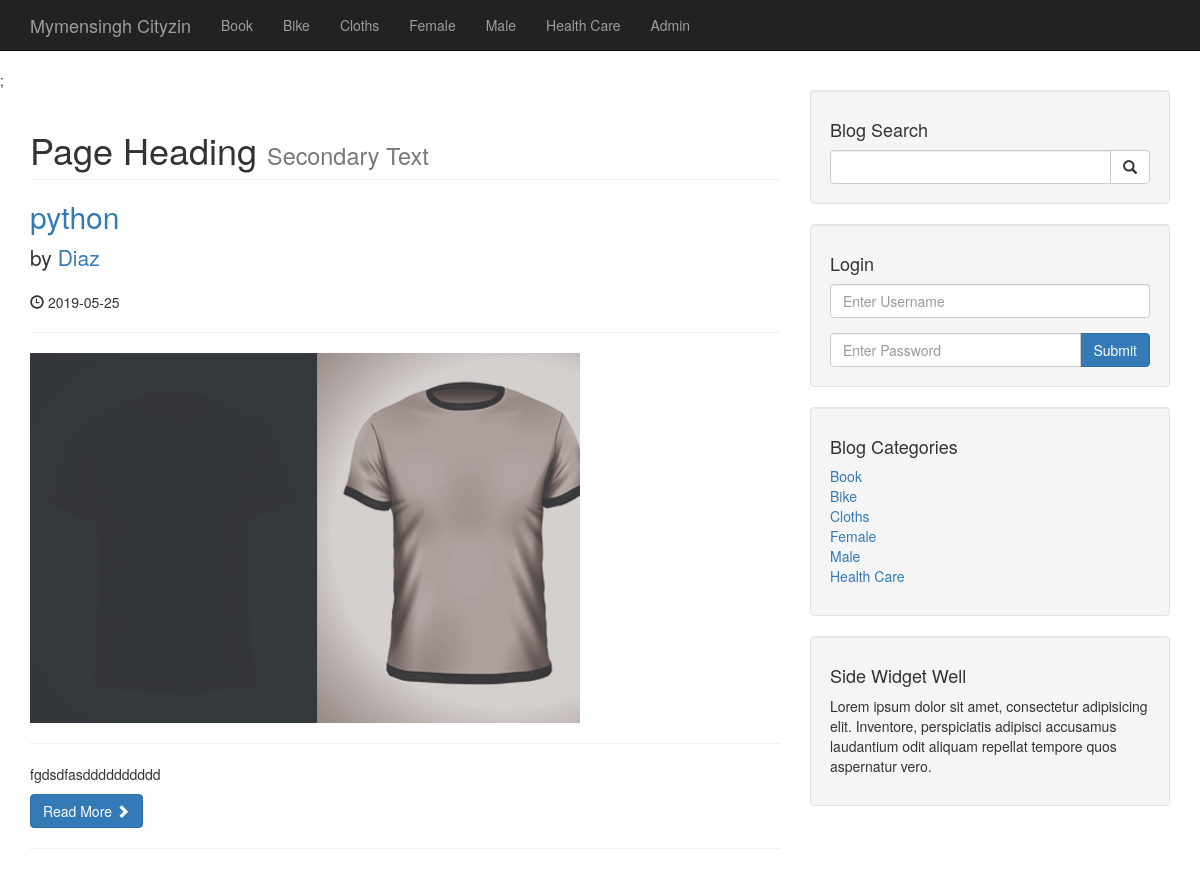
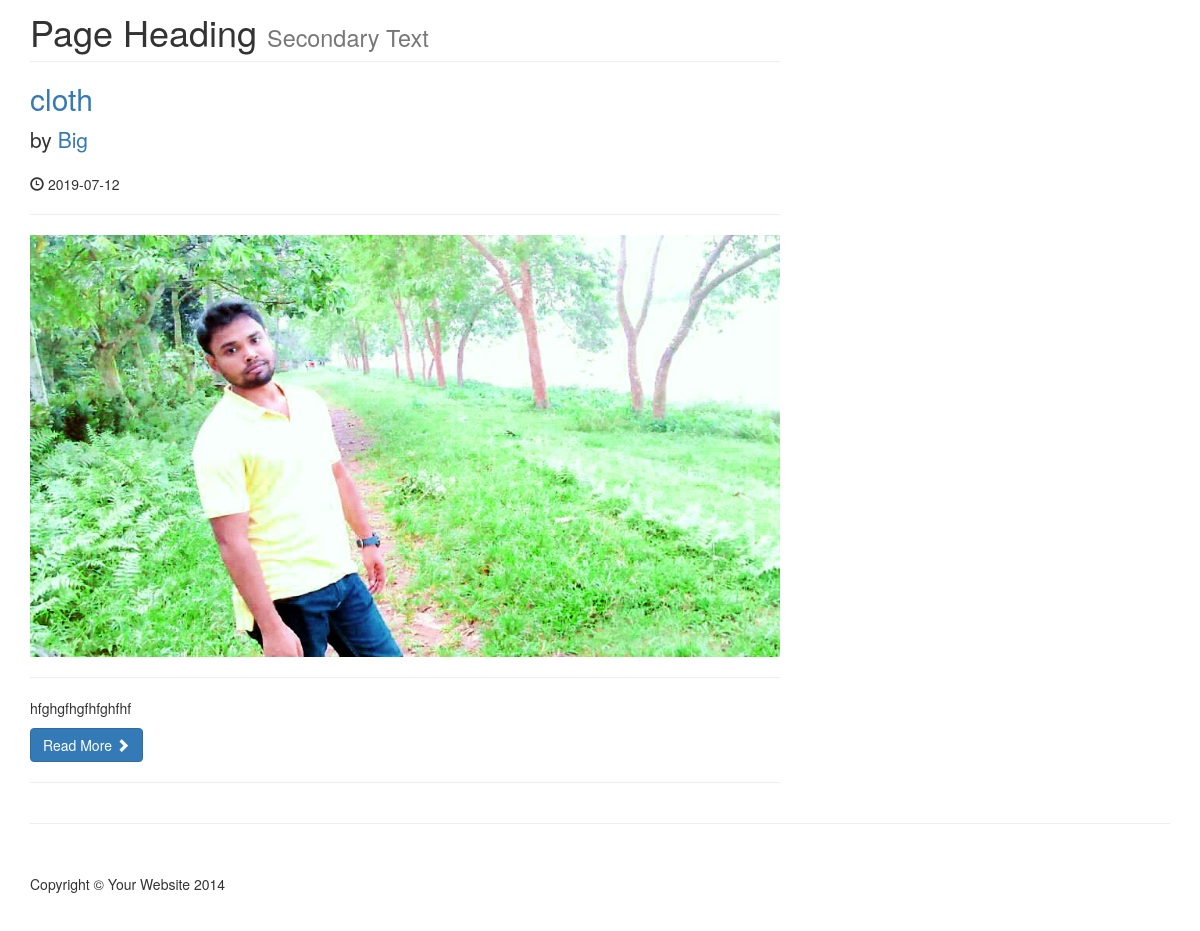
The app's page /category.php?category=25 with its own data (2 pictures, top to bottom).
### tables this page shows
CREATE TABLE `categories` (
  `cat_title` varchar(255) NOT NULL,
  `cat_id` int(3) NOT NULL
);

CREATE TABLE `posts` (
  `post_id` int(3) NOT NULL,
  `post_category_id` int(3) NOT NULL,
  `post_title` varchar(255) NOT NULL,
  `post_author` varchar(255) NOT NULL,
  `post_date` date NOT NULL,
  `post_image` text NOT NULL,
  `post_content` text NOT NULL,
  `post_tags` varchar(255) NOT NULL,
  `post_comment_count` varchar(255) NOT NULL,
  `post_status` varchar(255) NOT NULL DEFAULT 'draft'
);

### category.php (the view)
<?php include "includes/db.php";?>
<?php include "includes/header.php";?>
<?php include "includes/navigation.php"  ?>;
<div class="container">
<div class="row">
<div class="col-md-8">
<?php
if (isset($_GET['category'])) {
$post_category_id=$_GET['category'];
}
$query = " SELECT *FROM posts WHERE post_category_id= $post_category_id";
$select_all_posts_query  = mysqli_query($connection,$query);
while($row= mysqli_fetch_assoc($select_all_posts_query)){
$post_id= $row ['post_id'];
$post_title= $row ['post_title'];
$post_author= $row ['post_author'];
$post_date= $row ['post_date'];
$post_image= $row ['post_image'];
$post_content= substr($row ['post_content'],0,100);
?>
<h1 class="page-header">
Page Heading
<small>Secondary Text</small>
</h1>
<h2>
<a href="post.php?p_id=<?php echo $post_id; ?>"><?php echo $post_title ;?></a>
</h2>
<p class="lead">
by <a href="index.php"><?php echo $post_author;  ?></a>
</p>
<p><span class="glyphicon glyphicon-time"></span> <?php echo  $post_date ;?></p>
<hr>
<img class="img-responsive" src="images/<?php echo $post_image;  ?>" alt="">
<hr>
<p><?php echo $post_content;  ?></p>
<a class="btn btn-primary" href="#">Read More <span class="glyphicon glyphicon-chevron-right"></span></a>
<hr>
<?php    }?>
</div>
<?php  include "includes/sidebar.php";?>
</div>
<hr>
<?php
include "includes/footer.php";
?>

### includes/header.php (shortened to what this page needs)
<!DOCTYPE html>
<html lang="en">
<head>
    <link href="css/bootstrap.min.css" rel="stylesheet">
    <link href="css/blog-home.css" rel="stylesheet">
</head>
<body background-color:red; >

### includes/navigation.php (shortened to what this page needs)
 <nav class="navbar navbar-inverse navbar-fixed-top" role="navigation">
        <div class="container">
            <div class="navbar-header">
                <a class="navbar-brand" href="index.php">Mymensingh Cityzin</a>
            </div>
            <div class="collapse navbar-collapse" id="bs-example-navbar-collapse-1">
                <ul class="nav navbar-nav">
<?php
$query= "SELECT *FROM categories";
$select_all_categories_query= mysqli_query($connection,$query);
while ($row= mysqli_fetch_assoc($select_all_categories_query)) {
$cat_title = $row['cat_title'];
$cat_id = $row['cat_id'];
echo "<li> <a href = 'category.php?category=$cat_id'>{$cat_title}</a></li>";
}
?>
<li>
<a href="admin">Admin</a>
</li>
       </ul>
            </div>
        </div>
    </nav>

### includes/sidebar.php
 <div class="col-md-4">
                <div class="well">
                    <h4>Blog Search</h4>
                    <form action="search.php" method="post" >
                    <div class="input-group">
                        <input name="search" type="text" class="form-control">
                        <span class="input-group-btn">
                            <button  name="submit" class="btn btn-default" type="submit">
                                <span class="glyphicon glyphicon-search"></span>
                        </button>
                        </span>
                    </div>
                    </form>
                </div>
                       <div class="well">
                    <h4>Login</h4>
                    <form action="includes/login.php" method="post" >
                    <div class="form-group">
                        <input name="username" type="text" class="form-control" placeholder="Enter Username">
                    </div>
                    <div class="input-group">
                        <input type="password" name="password" class="form-control" placeholder="Enter Password">
                        <span class="input-group-btn">
                            <button class="btn btn-primary" name="login" type="submit" >Submit</button>
                        </span>
                    </div>
                    </form>
                </div>
                <div class="well">
<?php
$query= "SELECT *FROM categories";
$select_all_categories_query= mysqli_query($connection,$query);
?>
                    <h4>Blog Categories</h4>
                    <div class="row">
                        <div class="col-lg-12">
                            <ul class="list-unstyled">
                                <?php
while ($row= mysqli_fetch_assoc($select_all_categories_query)) {
$cat_id = $row['cat_id'];
$cat_title = $row['cat_title'];
echo "<li> <a href = 'category.php?category=$cat_id'>{$cat_title}</a></li>";
}
                                ?>
                            </ul>
                        </div>
                    </div>
                </div>
                <?php include "includes/widget.php";?>
            </div>

### includes/widget.php
<div class="well">
                  <h4>Side Widget Well</h4>
                  <p>Lorem ipsum dolor sit amet, consectetur adipisicing elit. Inventore, perspiciatis adipisci accusamus laudantium odit aliquam repellat tempore quos aspernatur vero.</p>
              </div>

### includes/footer.php (shortened to what this page needs)
        <footer>
            <div class="row">
                <div class="col-lg-12">
                    <p>Copyright &copy; Your Website 2014</p>
                </div>
            </div>
        </footer>
    </div>
</body>
</html>

### css/blog-home.css (style rules this page uses)
body { padding-top: 70px; }
footer { margin: 50px 0; }

### records on screen
categories: cat_title "Book"
categories: cat_title "Bike"
categories: cat_title "Cloths"
categories: cat_title "Female"
categories: cat_title "Male"
categories: cat_title "Health Care"
posts: post_title "python", post_author "Diaz", post_date "2019-05-25", post_image (picture), post_content "fgdsdfasdddddddddd"
posts: post_title "cloth", post_author "Big", post_date "2019-07-12", post_image (picture), post_content "hfghgfhgfhfghfhf"
